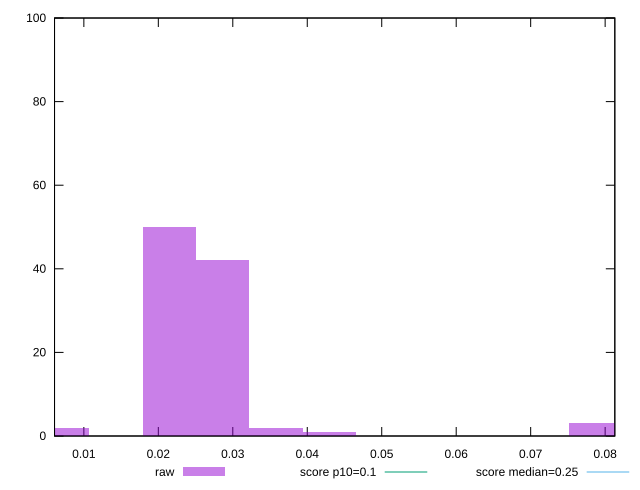

gnuplot code for this plot:
reset

$raw <<EOF
0.02147996588357903 50
0.028639954511438706 42
0.07875987490645645 3
0.0071599886278596765 2
0.03579994313929838 2
0.04295993176715806 1
EOF

set key outside below
set boxwidth 0.0071599886278596765
set xrange [0.006063152419196235:0.08130050288306344]
set yrange [0:100]
set trange [0:100]
set style fill transparent solid 0.5 noborder

set parametric
set terminal svg size 640, 490 enhanced background rgb 'white'
set output "reports/report_00028_2021-02-24T12-49-42.674Z/cumulative-layout-shift/samples/music/raw/histogram.svg"

plot $raw title "raw" with boxes, \
     0.1,t title "score p10=0.1", \
     0.25,t title "score median=0.25"

reset
